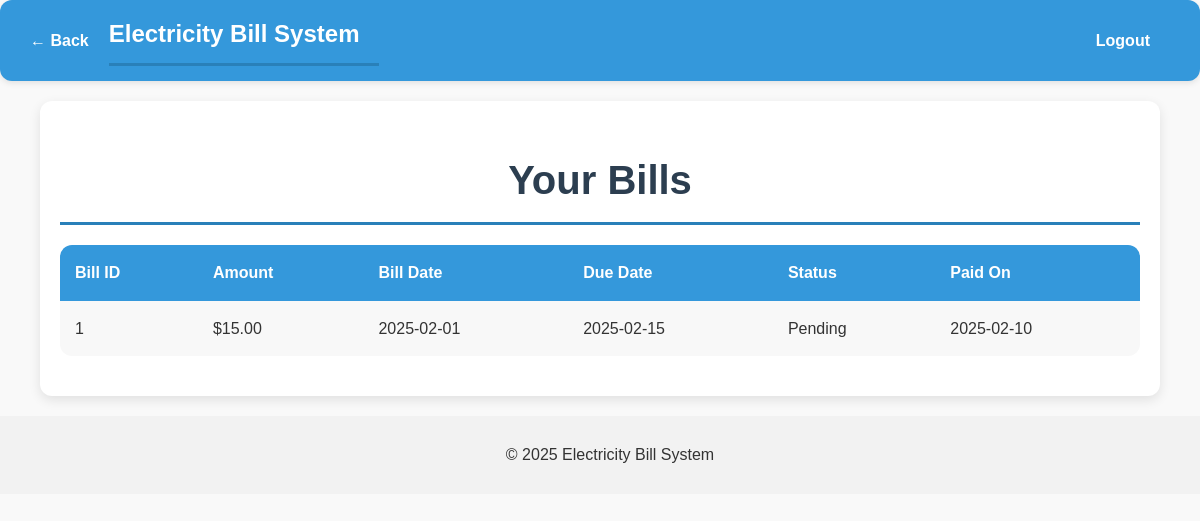
The app's page /user/view_bills.php (signed in) with its own data.
### tables this page shows
CREATE TABLE `Payments` (
  `payment_id` int NOT NULL AUTO_INCREMENT,
  `bill_id` int NOT NULL,
  `amount` decimal(10,2) NOT NULL,
  `payment_date` date NOT NULL,
  PRIMARY KEY (`payment_id`),
  KEY `bill_id` (`bill_id`),
  CONSTRAINT `payments_ibfk_2` FOREIGN KEY (`bill_id`) REFERENCES `Bills` (`bill_id`)
);

CREATE TABLE `Bills` (
  `bill_id` int NOT NULL AUTO_INCREMENT,
  `account_id` int NOT NULL,
  `amount` decimal(10,2) NOT NULL,
  `bill_date` date DEFAULT NULL,
  `due_date` date NOT NULL,
  `status` enum('Pending','Paid') DEFAULT 'Pending',
  PRIMARY KEY (`bill_id`),
  UNIQUE KEY `account_id` (`account_id`,`bill_date`),
  CONSTRAINT `bills_ibfk_2` FOREIGN KEY (`account_id`) REFERENCES `Account` (`account_id`),
  CONSTRAINT `chk_amount` CHECK ((`amount` > 0))
);

### user/view_bills.php (the view, shortened to what this page needs)
<?php
include('../includes/db_connection.php');
$cust_id = $_SESSION['cust_id'];
$stmt = $conn->prepare("SELECT b.bill_id, b.amount, b.bill_date, b.due_date, b.status, p.payment_date
                        FROM Bills b
                        JOIN Account a ON b.account_id = a.account_id
                        LEFT JOIN Payments p ON b.bill_id = p.bill_id
                        WHERE a.cust_id = ?");
$stmt->bind_param("i", $cust_id);
$stmt->execute();
$result = $stmt->get_result();
?>
<!DOCTYPE html>
<html lang="en">
<head>
    <link rel="stylesheet" href="../css/styles.css">
</head>
<body>
    <?php include('../includes/header.php'); ?>
    <div class="container">
        <h1>Your Bills</h1>
        <?php if ($result->num_rows > 0): ?>
            <table>
                <tr><th>Bill ID</th><th>Amount</th><th>Bill Date</th><th>Due Date</th><th>Status</th><th>Paid On</th></tr>
                <?php while ($row = $result->fetch_assoc()): ?>
                    <tr>
                        <td><?php echo $row['bill_id']; ?></td>
                        <td>$<?php echo $row['amount']; ?></td>
                        <td><?php echo $row['bill_date']; ?></td>
                        <td><?php echo $row['due_date']; ?></td>
                        <td><?php echo $row['status']; ?></td>
                        <td><?php echo $row['payment_date'] ?: 'Not Paid'; ?></td>
                    </tr>
                <?php endwhile; ?>
            </table>
        <?php else: ?>
            <p>No bills found.</p>
        <?php endif; ?>
    </div>
    <?php include('../includes/footer.php'); ?>
</body>
</html>

### css/styles.css (style rules this page uses)
body { font-family: 'Poppins', sans-serif; background-color: #f9f9f9; color: #333; margin: 0; padding: 0; line-height: 1.6; }
.container { width: 90%; max-width: 1200px; margin: 20px auto; padding: 20px; background-color: #ffffff; box-shadow: 0 4px 12px rgba(0, 0, 0, 0.1); border-radius: 12px; }
h1, h2, h3 { color: #2c3e50; margin-bottom: 20px; }
h1 { font-size: 2.5rem; text-align: center; border-bottom: 3px solid #2980b9; padding-bottom: 10px; }
table { width: 100%; border-collapse: collapse; margin-bottom: 20px; background-color: #ffffff; border-radius: 12px; overflow: hidden; }
th, td { padding: 15px; text-align: left; color: #333; }
th { background-color: #3498db; color: #fff; font-weight: bold; }
tr:nth-child(even) { background-color: #f8f8f8; }

### records on screen
payments: bill.bill_id "1", bill.amount "15.00", bill.bill_date "2025-02-01", bill.due_date "2025-02-15", bill.status "Pending", payment_date "2025-02-10"
